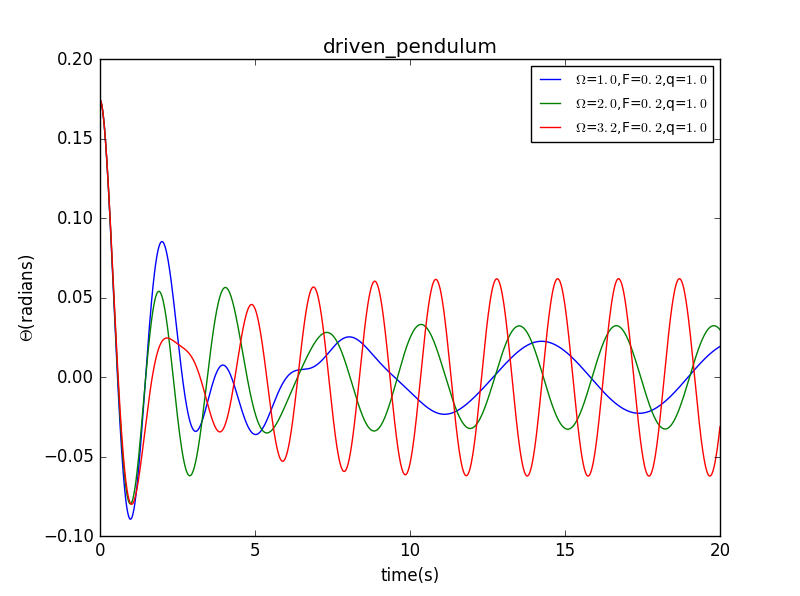

The Python source for this figure:
import math
import matplotlib.pyplot as plt

g=9.8
l=1.0
class driven_pendulum():
    def __init__(self,_omg0,_theta0,_dt,_time,_t0,_q,_FD,_Omega):
        self.omg=[_omg0]
        self.theta=[_theta0]
        self.t=[_t0]
        self.time=_time
        self.dt=_dt
        self.n=int(_time/_dt)
        self.q=_q
        self.FD=_FD
        self.Omega=_Omega
    def calculate(self):
        for i in range(self.n):
            self.omg.append(self.omg[-1]-g/l*self.theta[-1]*self.dt-self.q*self.omg[-1]*self.dt+self.FD*math.sin(self.Omega*self.t[-1])*self.dt)
            self.theta.append(self.theta[-1]+self.omg[-1]*self.dt)
            self.t.append(self.t[-1]+self.dt)
    def plot(self,color,label):
        plt.plot(self.t,self.theta,color,label="$\Omega$=$%.1f$,F=$%.1f$,q=$%.1f$"%(self.Omega,self.FD,self.q))

A=driven_pendulum(0,10*math.pi/180,0.01,20,0,1.0,0.2,1.0)
B=driven_pendulum(0,10*math.pi/180,0.01,20,0,1.0,0.2,2.0)
C=driven_pendulum(0,10*math.pi/180,0.01,20,0,1.0,0.2,3.2)
A.calculate()
B.calculate()
C.calculate()
A.plot('b-',label="$\Omega$=$1.0$,F=$0.1$,q=$1.0$")
B.plot('g-',label="$\Omega$=$2.0$,F=$0.2$,q=$1.0$")
C.plot('r-',label="$\Omega$=$3.2$,F=$0.3$,q=$1.0$")
plt.xlim(0,20)
plt.xlabel("time(s)")
plt.ylabel("$\Theta$(radians)")
plt.title("driven_pendulum")
plt.legend(fontsize=10,loc='best')
plt.savefig("driven_pendulum2.png")

plt.show()
